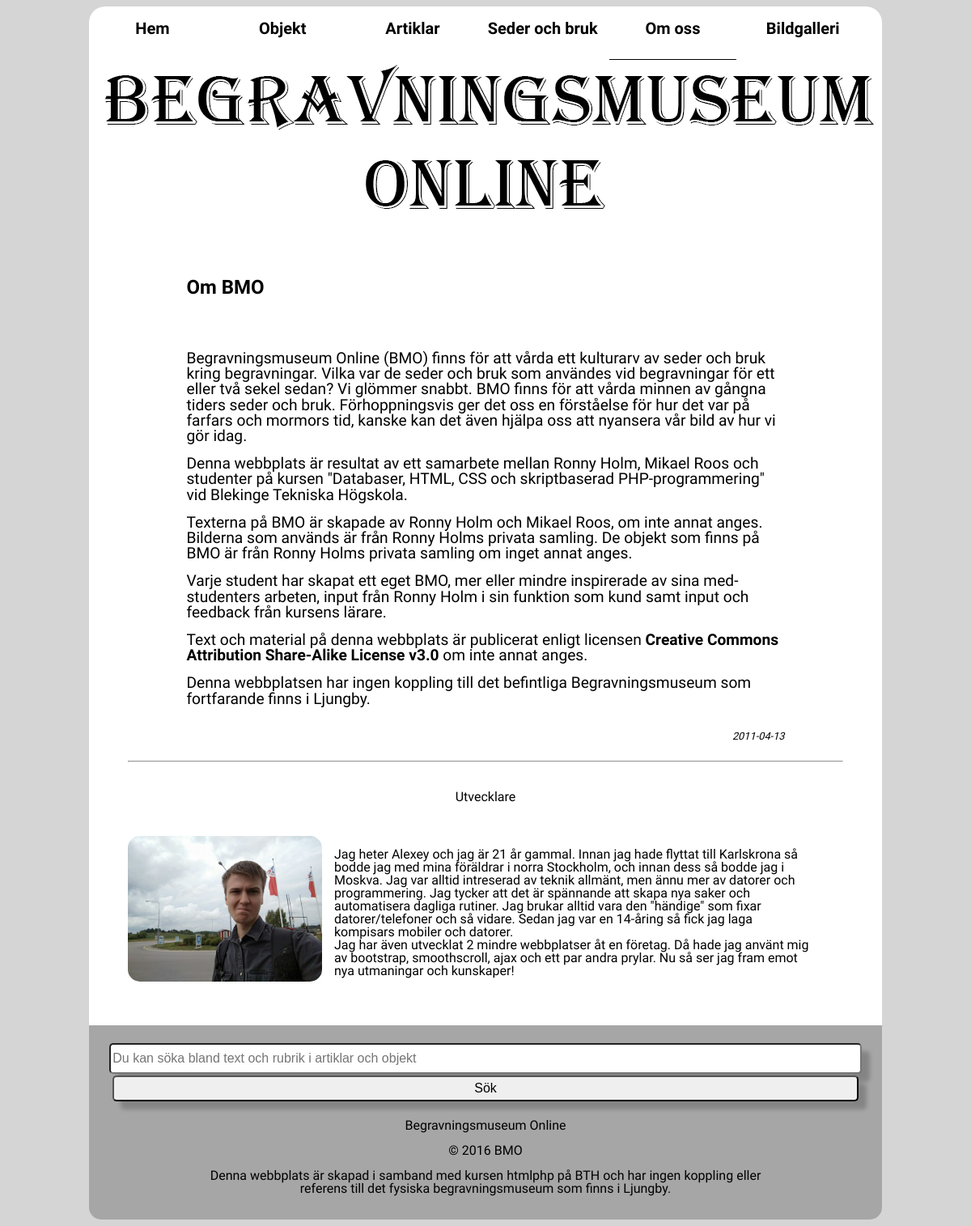
Page /about.php on the committed database.
### tables this page shows
CREATE TABLE "Article" ("id" INTEGER PRIMARY KEY  AUTOINCREMENT  NOT NULL  UNIQUE , "category" TEXT, "title" TEXT, "content" TEXT, "author" TEXT, "pubdate" DATETIME NOT NULL  DEFAULT CURRENT_DATE);

### about.php (the view, shortened to what this page needs)
<?php
include("include/header.php");
$db = connectToDatabaseByPath($path);
$sql = "SELECT title, content, pubdate FROM Article WHERE category = 'about'";
$stmt = $db->prepare($sql);
$stmt->execute();
$res = $stmt->fetchAll(PDO::FETCH_ASSOC);
$tit = $res[0]['title'];
$content = $res[0]['content'];
$pubdate = $res[0]['pubdate'];
$result = <<<EOD
<article class="article">
    <p class="article-title">
        $tit
    </p>
    <br>
    <p class="article-content">
        $content
    </p>
    <br>
    <p class="article-pubdate">
        $pubdate
    </p>
</article>
EOD;
print($result);
?>
<hr>
<center><p class="about-me">Utvecklare</p></center>
<img src="img/me.jpg" alt="My image" class="me-img" />
<p class="about-me">
    Jag heter Alexey och jag är 21 år gammal. Innan jag hade flyttat till Karlskrona så bodde jag med mina föräldrar
    i norra Stockholm, och innan dess så bodde jag i Moskva. Jag var alltid intreserad av teknik allmänt, men ännu mer av
    datorer och programmering. Jag tycker att det är spännande att skapa nya saker och automatisera dagliga rutiner.
    Jag brukar alltid vara den "händige" som fixar datorer/telefoner och så vidare. Sedan jag var en 14-åring så fick
    jag laga kompisars mobiler och datorer.<br>
    Jag har även utvecklat 2 mindre webbplatser åt en företag. Då hade jag använt mig av
    bootstrap, smoothscroll, ajax och ett par andra prylar. Nu så ser jag fram emot nya utmaningar och kunskaper!
</p>
<?php
include("include/footer.php");

### include/header.php (shortened to what this page needs)
<!DOCTYPE html>
<html lang="sv">
    <head>
        <link rel="stylesheet" href="css/style.css">
    </head>
    <body>
        <header>
            <nav class="navbar">
                <a href="index.php" class="<?= basename($_SERVER['REQUEST_URI']) == "index.php" ? "selected" : ""; ?>">Hem</a>
                <a href="object.php" class="<?= basename($_SERVER['REQUEST_URI']) == "object.php" ? "selected" : ""; ?>">Objekt</a>
                <a href="article.php" class="<?= basename($_SERVER['REQUEST_URI']) == "article.php" ? "selected" : ""; ?>">Artiklar</a>
                <a href="maggy.php" class="<?= basename($_SERVER['REQUEST_URI']) == "maggy.php" ? "selected" : ""; ?>">Seder och bruk</a>
                <a href="about.php" class="<?= basename($_SERVER['REQUEST_URI']) == "about.php" ? "selected" : ""; ?>">Om oss</a>
                <a href="gallery.php" class="<?= basename($_SERVER['REQUEST_URI']) == "gallery.php" ? "selected" : ""; ?>">Bildgalleri</a>
            </nav>
            <a href="index.php"><img src="img/logo.png" alt="logo" class="logo"/></a>
        </header>
        <main>

### include/footer.php
        </main>
        <footer>
            <?php
            include("search.php");
            ?>
            <p>
                Begravningsmuseum Online
            </p>
            <p>
                &copy; 2016 BMO
            </p>
            <p>
                Denna webbplats är skapad i samband med kursen htmlphp på BTH och har ingen koppling eller
                referens till det fysiska begravningsmuseum som finns i Ljungby.
            </p>
        </footer>
    </body>
</html>

### search.php
<form  method="post" action="search-results.php">
    <input  type="text" name="search" placeholder="Du kan söka bland text och rubrik i artiklar och objekt">
    <input  type="submit" name="submit" value="Sök">
</form>

### css/style.css (style rules this page uses)
html { background-color: #D5D5D5; font-family: 'Work Sans', sans-serif; }
header { height: 260px; }
footer { width: 100%; border-radius: 0 0 15px 15px; background-color: #A6A6A6; padding: 15px 0; }
footer p { font-size: 1em; text-align: center; padding: 0 120px; }
body { background-color: white; margin: 8px auto; width: 980px; border-radius: 20px; }
main { min-height: 500px; padding: 1.5em 3em; }
article { width: 87%; padding: 20px; height: auto; margin: 1em auto; }
p { font-size: 1.2em; margin: 15px; }
footer form input { width: 95%; height: 2em; box-shadow: 10px 10px 5px rgba(0, 0, 0, 0.2); font-size: 1em; margin: 2px auto; display: block; border-radius: 5px; }
footer form { padding: 5px; }
.selected { border-bottom: 1px solid black; }
.article-title { font-weight: bold; font-size: 1.5em; }
.article-pubdate { font-style: italic; float: right; font-size: 0.8em; clear: both; margin: 0 15px; }
.article-content { font-size: 1.2em; margin: 35px; }
a { text-decoration: none; color: inherit; font-weight: bold; }
.about-me { font-size: 1em; padding: 20px; }
.me-img { width: 240px; margin: 5px auto; border-radius: 15px; float: left; margin-right: 15px; }
.navbar { height: 60px; }
.logo { margin-top: 10px; }
.navbar a { display: inline-block; width: 16%; height: 80%; cursor: pointer; text-decoration: none; color: black; text-align: center; font-size: 15pt; padding-top: 17px; }

### rows in the picture
article: title "Om BMO", content "Begravningsmuseum Online (BMO) finns för att vårda ett kulturarv av seder och bruk kring begravningar. Vilka var de seder och bruk som användes vid begravningar för ett eller två sekel sedan? Vi glömmer snabbt. BMO finns för att vårda minnen av gångna tiders seder och bruk. Förhoppningsvis ger det oss en förståelse för hur det var på farfars och mormors tid, kanske kan det även hjälpa oss att nyansera vår bild av hur vi gör idag. Denna webbplats är resultat av ett samarbete mellan Ronny Holm, Mikael Roos och studenter på kursen \"Databaser, HTML, CSS och skriptbaserad PHP-programmering\" vid Blekinge Tekniska Högskola. Texterna på BMO är skapade av Ronny Holm och Mikael Roos, om inte annat…", pubdate "2011-04-13"
